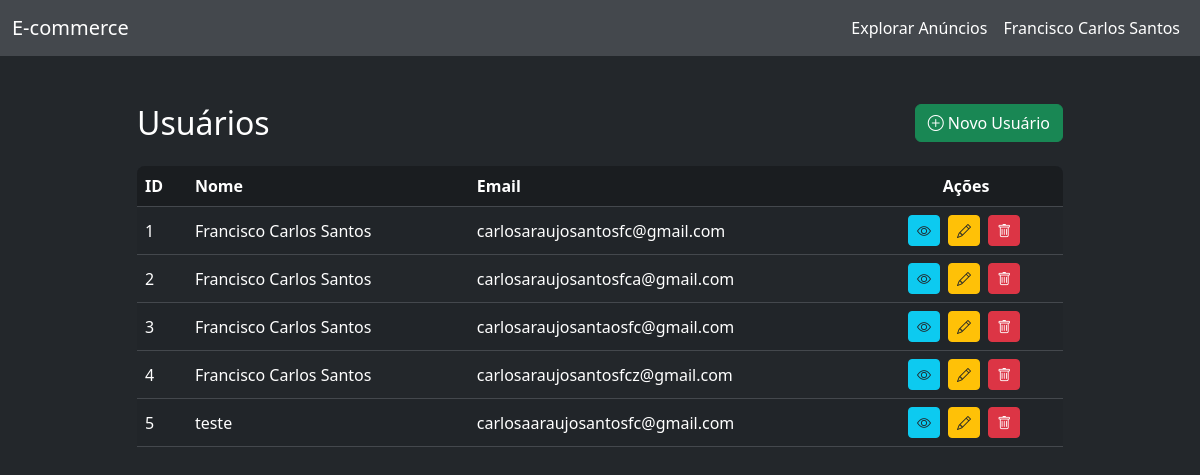
/usuarios/ (signed in), run on the app's committed database.
### app/models/usuario.py (models this page shows, shortened)
class Usuario(UserMixin, db.Model):
    __tablename__ = "usuario"
    id = db.Column(db.Integer, primary_key=True)
    nome = db.Column(db.String(100), nullable=False)
    email = db.Column(db.String(120), unique=True, nullable=False)
    senha_hash = db.Column(db.String(128), nullable=False)
    anuncios = db.relationship("Anuncio", back_populates="usuario", lazy=True)
    perguntas = db.relationship("Pergunta", back_populates="usuario", lazy=True)
    respostas = db.relationship("Resposta", back_populates="usuario", lazy=True)
    compras = db.relationship("Compra", back_populates="usuario", lazy=True)
    favoritos = db.relationship("Favorito", back_populates="usuario", lazy=True)

### app/routes/usuario.py (the view)
@usuario_bp.route('/')
@login_required
def listar_usuarios():
    usuarios = Usuario.query.all()
    return render_template('usuario/list.html', usuarios=usuarios)

### app/templates/usuario/list.html (shortened to what this page needs)
{% extends 'base.html' %}
{% block content %}
<div class="container py-4">
    <div class="row justify-content-center">
        <div class="col-lg-10">
            <div class="d-flex justify-content-between align-items-center mb-4">
                <h2 class="mb-0">Usuários</h2>
                <a href="{{ url_for('usuario.criar_usuario') }}" class="btn btn-success">
                    <i class="bi bi-plus-circle"></i> Novo Usuário
                </a>
            </div>
            <div class="table-responsive">
                <table class="table table-striped table-hover align-middle">
                    <thead class="table-primary">
                        <tr>
                            <th>ID</th>
                            <th>Nome</th>
                            <th>Email</th>
                            <th class="text-center">Ações</th>
                        </tr>
                    </thead>
                    <tbody>
                        {% for usuario in usuarios %}
                        <tr>
                            <td>{{ usuario.id }}</td>
                            <td>{{ usuario.nome }}</td>
                            <td>{{ usuario.email }}</td>
                            <td class="text-center">
                                <a href="{{ url_for('usuario.detalhe_usuario', id=usuario.id) }}" class="btn btn-sm btn-info me-1" title="Ver"><i class="bi bi-eye"></i></a>
                                <a href="{{ url_for('usuario.editar_usuario', id=usuario.id) }}" class="btn btn-sm btn-warning me-1" title="Editar"><i class="bi bi-pencil"></i></a>
                                <form action="{{ url_for('usuario.excluir_usuario', id=usuario.id) }}" method="post" style="display:inline;">
                                    <button type="submit" class="btn btn-sm btn-danger" title="Excluir" onclick="return confirm('Tem certeza que deseja excluir?');"><i class="bi bi-trash"></i></button>
                                </form>
                            </td>
                        </tr>
                        {% else %}
                        <tr>
                            <td colspan="4" class="text-center text-muted">Nenhum usuário cadastrado.</td>
                        </tr>
                        {% endfor %}
                    </tbody>
                </table>
            </div>
        </div>
    </div>
</div>
<link rel="stylesheet" href="https://cdn.jsdelivr.net/npm/bootstrap-icons@1.10.5/font/bootstrap-icons.css">
{% endblock %}

### app/templates/navbar.html (shortened to what this page needs)
<nav class="navbar navbar-expand-lg navbar-dark bg-primary mb-4">
  <div class="container-fluid">
    <a class="navbar-brand" href="{% if current_user.is_authenticated %}{{ url_for('dashboard') }}{% else %}{{ url_for('home') }}{% endif %}">E-commerce</a>
    <div class="collapse navbar-collapse" id="navbarNav">
      <ul class="navbar-nav ms-auto">
        <li class="nav-item">
          <a class="nav-link text-white{% if request.endpoint == 'anuncio.explorar_anuncios' %} active{% endif %}" href="{{ url_for('anuncio.explorar_anuncios') }}">Explorar Anúncios</a>
        </li>
        {% if current_user.is_authenticated %}
          <li class="nav-item dropdown">
            <a class="nav-link dropdown-toggle text-white" href="#" id="userDropdown" role="button" data-bs-toggle="dropdown" aria-expanded="false">
              {{ current_user.nome }}
            </a>
          </li>
        {% endif %}
      </ul>
    </div>
  </div>
</nav>

### app/static/css/main.css (style rules this page uses)
body, .bg-white, .card, .table, .dropdown-menu, .modal-content, .form-control, .form-select { background-color: #23272b !important; color: #fff !important; }
.bg-primary, .navbar.bg-primary, .table-primary, .btn-primary, .alert-primary { background-color: #44484d !important; color: #fff !important; border-color: #44484d !important; }
.navbar, .navbar .dropdown-menu { background-color: #44484d !important; }
.btn, .btn-primary, .btn-success, .btn-danger, .btn-warning, .btn-info, .btn-secondary, .btn-outline-danger, .btn-outline-secondary, .btn-outline-info, .btn-outline-primary, .btn-outline-success, .btn-outline-warning { color: #fff !important; }
.table-responsive { border-radius: 0.5rem; overflow: hidden; }
.table a { text-decoration: none !important; }
.table .btn { margin-right: 0.25rem; }
.nav-link, .navbar-brand, .navbar-nav .nav-link { color: #fff !important; }
.navbar-nav .nav-link.text-white { position: relative; transition: color 0.2s; }
.navbar-nav .nav-link.text-white::after { content: ''; display: block; width: 0; height: 3px; background: #0d6efd; transition: width 0.2s; position: absolute; left: 0; bottom: 0.2rem; border-radius: 2px; }
#userDropdown.text-white::after { display: none !important; }
.navbar-nav .dropdown > .nav-link { outline: none; }
.table, .table tbody, .table tr, .table td { background-color: #23272b !important; color: #fff !important; border-color: #44484d !important; }
.table thead, .table thead th { background-color: #1a1d20 !important; color: #fff !important; border-color: #44484d !important; }
.table-striped > tbody > tr:nth-of-type(odd) { background-color: #2c3035 !important; }
.table, .table th, .table td { border-color: #44484d !important; }
.btn-success { background-color: #198754 !important; border-color: #198754 !important; color: #fff !important; }
.btn-danger { background-color: #dc3545 !important; border-color: #dc3545 !important; color: #fff !important; }
.btn-warning { background-color: #ffc107 !important; border-color: #ffc107 !important; color: #212529 !important; }
.btn-info { background-color: #0dcaf0 !important; border-color: #0dcaf0 !important; color: #212529 !important; }

### data on the page
Usuario: nome "Francisco Carlos Santos", id "1", email "carlosaraujosantosfc@gmail.com"
Usuario: id "2", nome "Francisco Carlos Santos", email "carlosaraujosantosfca@gmail.com"
Usuario: id "3", nome "Francisco Carlos Santos", email "carlosaraujosantaosfc@gmail.com"
Usuario: id "4", nome "Francisco Carlos Santos", email "carlosaraujosantosfcz@gmail.com"
Usuario: id "5", nome "teste", email "carlosaaraujosantosfc@gmail.com"
